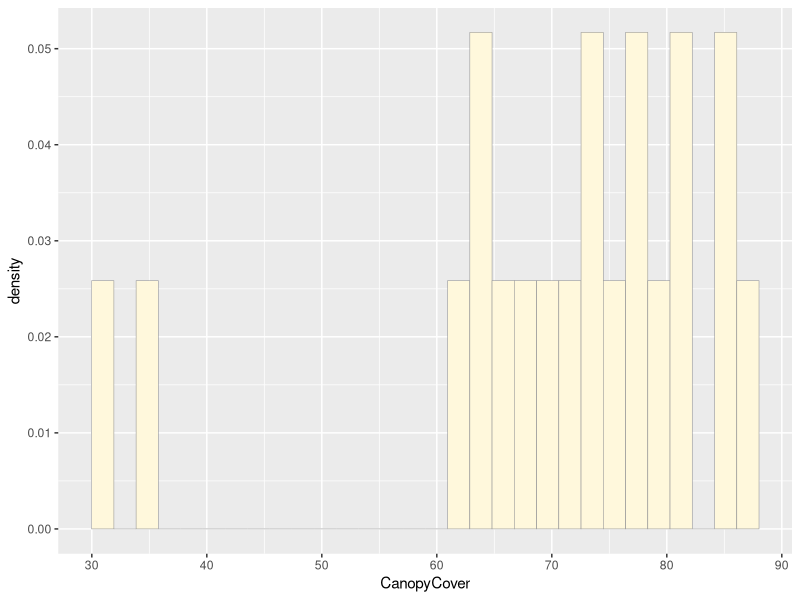
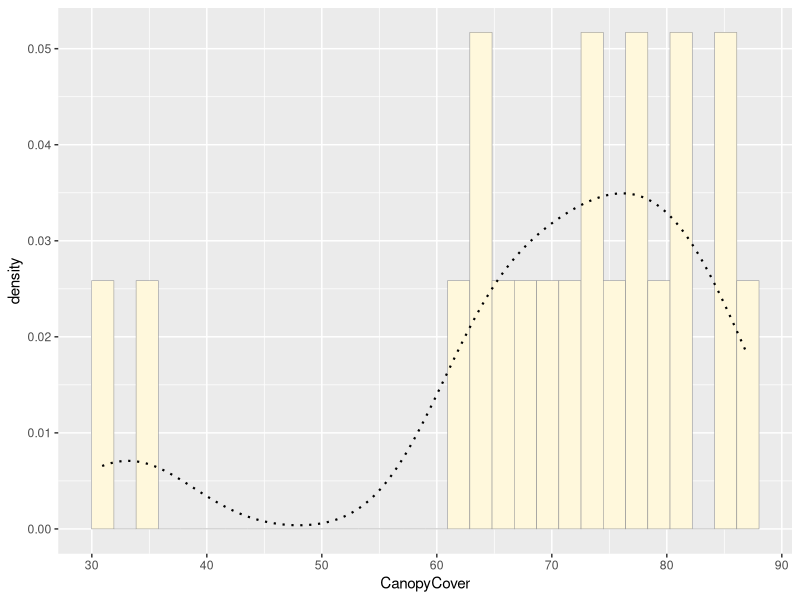
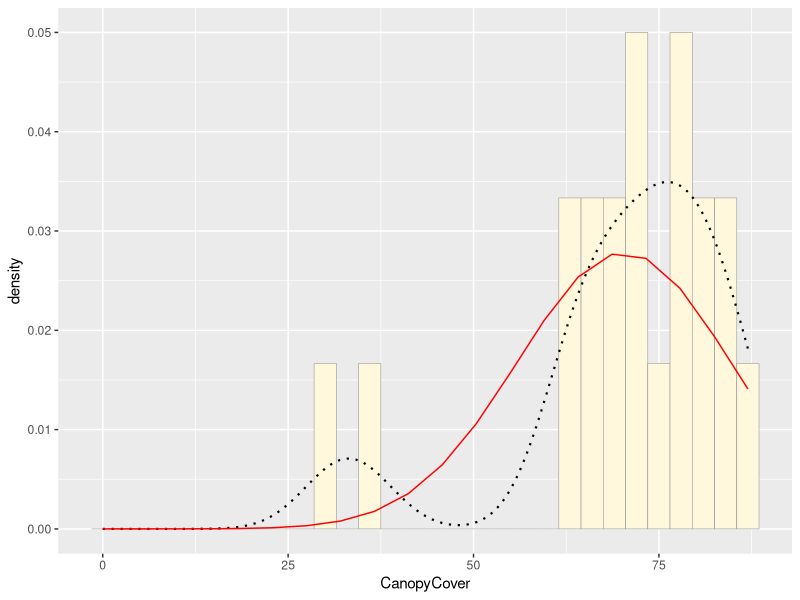
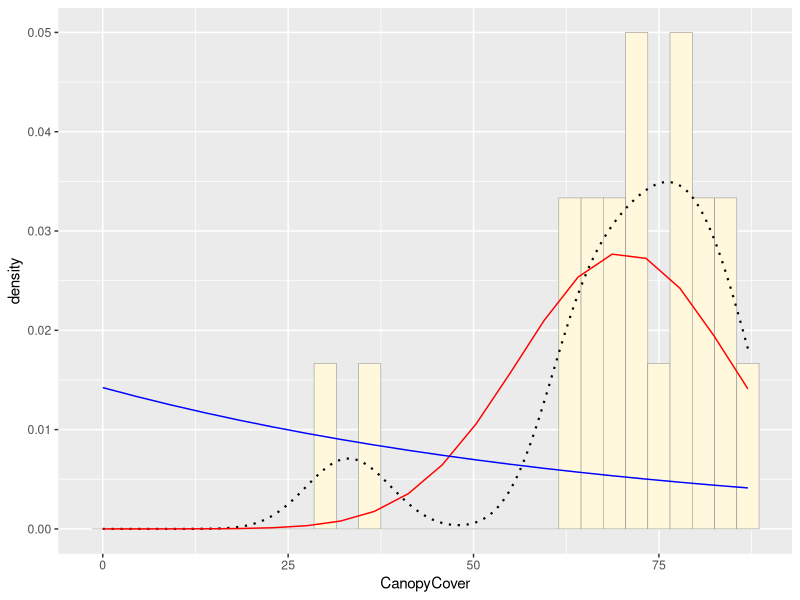
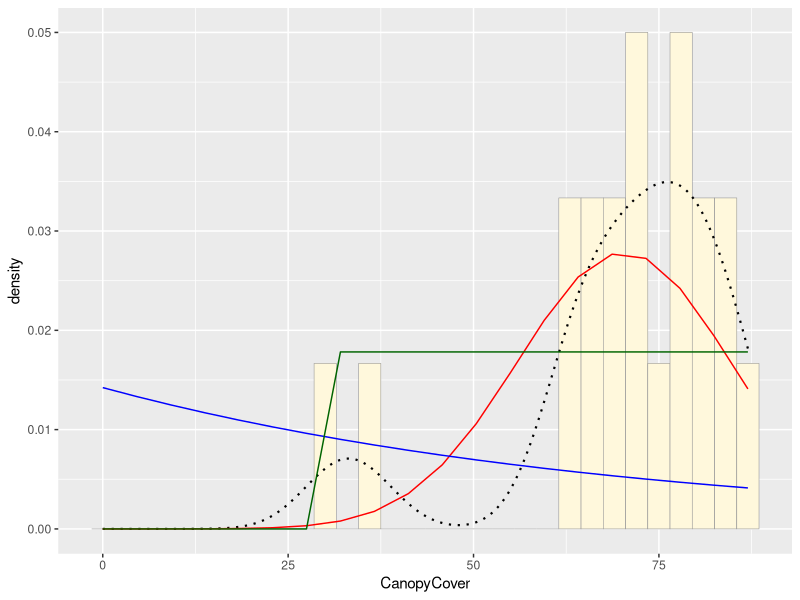
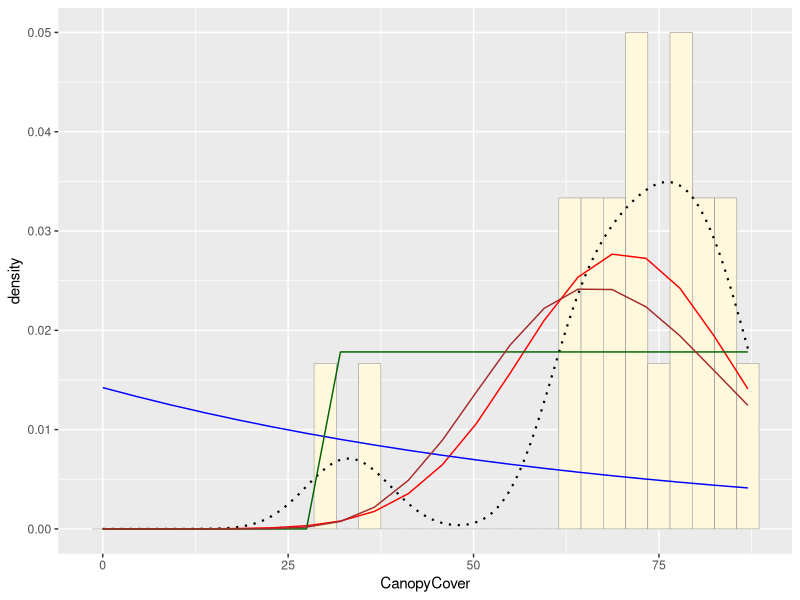
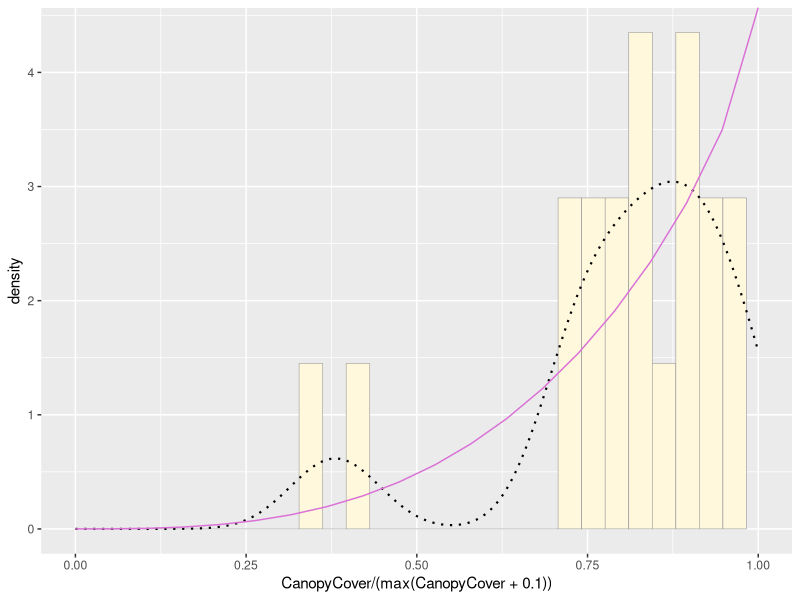
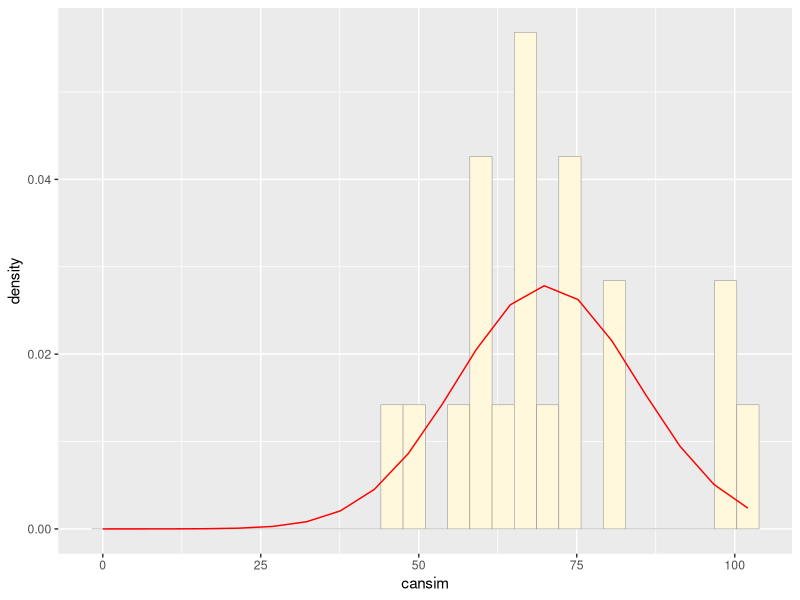

Generate these figures, in order, with R:
## ---- chunk 1
knitr::opts_chunk$set(echo = TRUE)
## ---- chunk 2
library(ggplot2) # for graphics
library(MASS) # for maximum likelihood estimation
library(tidyr)
## ---- chunk 3
canopy_cover <- read.table("canopy_cover.csv",header=TRUE,sep=",", stringsAsFactors=FALSE)
str(canopy_cover)
summary(canopy_cover)

## ---- chunk 4
z<-canopy_cover$CanopyCover
p1 <- ggplot(data=canopy_cover, aes(x=CanopyCover, y=..density..)) +
  geom_histogram(color="grey60",fill="cornsilk",size=0.2)
print(p1)
## ---- chunk 5
p1 <-  p1 +  geom_density(linetype="dotted",size=0.75)
p1
## ---- chunk 6
normPars <- fitdistr(canopy_cover$CanopyCover,"normal")
print(normPars)
str(normPars)
normPars$estimate["mean"] # note structure of getting a named attribute
## ---- chunk 7
meanML <- normPars$estimate["mean"]
sdML <- normPars$estimate["sd"]

xval <- seq(0,max(canopy_cover$CanopyCover),len=length(canopy_cover$CanopyCover))

 stat <- stat_function(aes(x = xval, y = ..y..), fun = dnorm, colour="red", n = length(canopy_cover$CanopyCover), args = list(mean = meanML, sd = sdML))
 p1 + stat
## ---- chunk 8
expoPars <- fitdistr(canopy_cover$CanopyCover,"exponential")
rateML <- expoPars$estimate["rate"]

stat2 <- stat_function(aes(x = CanopyCover, y = ..y..), fun = dexp, colour="blue", n = length(canopy_cover$CanopyCover), args = list(rate=rateML))
 p1 + stat + stat2
## ---- chunk 9
stat3 <- stat_function(aes(x = CanopyCover, y = ..y..), fun = dunif, colour="darkgreen", n = length(canopy_cover$CanopyCover), args = list(min=min(canopy_cover$CanopyCover), max=max(canopy_cover$CanopyCover)))
 p1 + stat + stat2 + stat3
## ---- chunk 10
gammaPars <- fitdistr(canopy_cover$CanopyCover,"gamma")
shapeML <- gammaPars$estimate["shape"]
rateML <- gammaPars$estimate["rate"]

stat4 <- stat_function(aes(x = CanopyCover, y = ..y..), fun = dgamma, colour="brown", n = length(canopy_cover$CanopyCover), args = list(shape=shapeML, rate=rateML))
 p1 + stat + stat2 + stat3 + stat4
## ---- chunk 11
pSpecial <- ggplot(data=canopy_cover, aes(x=CanopyCover/(max(CanopyCover + 0.1)), y=..density..)) +
  geom_histogram(color="grey60",fill="cornsilk",size=0.2) + 
  xlim(c(0,1)) +
  geom_density(size=0.75,linetype="dotted")

betaPars <- fitdistr(x=canopy_cover$CanopyCover/max(canopy_cover$CanopyCover + 0.1),start=list(shape1=1,shape2=2),"beta")
shape1ML <- betaPars$estimate["shape1"]
shape2ML <- betaPars$estimate["shape2"]

statSpecial <- stat_function(aes(x = CanopyCover, y = ..y..), fun = dbeta, colour="orchid", n = length(canopy_cover$CanopyCover), args = list(shape1=shape1ML,shape2=shape2ML))
pSpecial + statSpecial
## ---- chunk 12
normPars <- fitdistr(canopy_cover$CanopyCover,"normal")
print(normPars)
str(normPars)
normPars$estimate["mean"]

cansim<-rnorm(n=20,mean=70.285,sd=14.329245)
cansim<-data.frame(1:20,cansim)

## ---- chunk 13
psim <- ggplot(data=cansim, aes(x=cansim, y=..density..)) +
  geom_histogram(color="grey60",fill="cornsilk",size=0.2) 

meanML <- normPars$estimate["mean"]
sdML <- normPars$estimate["sd"]

xval <- seq(0,max(cansim),len=dim(cansim)[1])

stat <- stat_function(aes(x = xval, y = ..y..), fun = dnorm, colour="red", n = dim(cansim)[1], args = list(mean = meanML, sd = sdML))
 psim + stat
 
## ---- chunk 14
z<-canopy_cover$CanopyCover
p1 <- ggplot(data=canopy_cover, aes(x=CanopyCover, y=..density..)) +
  geom_histogram(color="grey60",fill="cornsilk",size=0.2)
meanML <- normPars$estimate["mean"]
sdML <- normPars$estimate["sd"]

xval <- seq(0,max(canopy_cover$CanopyCover),len=length(canopy_cover$CanopyCover))

 stat <- stat_function(aes(x = xval, y = ..y..), fun = dnorm, colour="red", n = length(canopy_cover$CanopyCover), args = list(mean = meanML, sd = sdML))
 p1 + stat
 cowplot::plot_grid(p1+stat,psim+stat)
